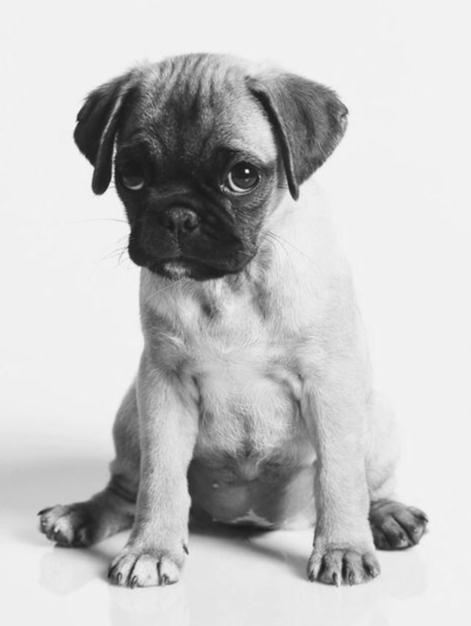
#> input picture images/puppy.png, 942 x 1251 px (shown at 1/2 size)
$ jupyter execute 'CoderDojo - Image Processing 2.ipynb'
#> lines starting #> are read from the running program, lines starting #| are printed output that depends on the picture
# CoderDojo - Obrázkové Džitsu 2

## Zpracování obrazu (image processing)

Tyto notebooky ukážou, jak je možné programovat obrázky.

# Kam se podělo štěňátko?

Neboj. Zobrazíme štěňátko (stejně jako v minulém notebooku)...

[cell 1]
import numpy as np
from IPython.core.display import display
from PIL import Image

# Reading the image
img=Image.open('../images/puppy.png')
#> img is the input picture: PIL image 942x1251 RGBA; mean R, G, B, A 195.3, 195.3, 195.3, 255

display(img)

### A trochu ho vylepšíme! Ale všechno popořadě

Velikost obrázku zjistíme pomocí atributu `img.size`:

[cell 2]
img.size
#> Out = (942, 1251)

První číslo je šířka, druhé výška. Odhadneš, jakými čísly je ohraničený pejskův obličej? Zkus změnit čísla u proměnných `top`, `left`, `bottom`, `right`. Metoda `crop()` udělá výřez.

[cell 3]
left = 230
bottom = 550
top = 240
right = 530
face = img.crop((left, top, right, bottom))
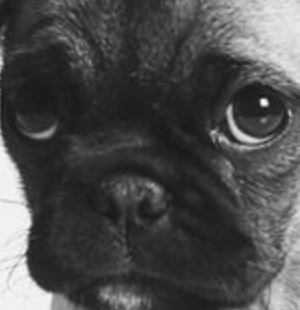
#> face: PIL image 300x310 RGBA; mean R, G, B, A 74.8, 74.8, 74.8, 255
display(face)

Minulé džitsu se týkalo barev. Tohle štěňátko je ale smutně černobílé.
### Nabarvíme štěňátko na červeno!

Šedou barvu dostaneme, když jsou hodnoty pixelu všechny stejné (když jsou všechny minimální, dostaneme černou, když jsou všechny maximální, dostaneme bílou). Všechny pixely v obrázku tedy mají trojici stejných čísel. Z minulého džitsu víme, že první v trojici je červená, nastavíme tedy první člen na maximum a ostatní necháme.

Pozor, minule jsme pracovali s `matplotlib`, kde se hodnoty RGB nastavují jako čísla od 0 do 1. Tentokrát ale používáme (pohodlnější) modul `pillow`, kde se nastavují hodnoty od 0 do 255, to znamená, že každý pixel může mít 256 různých hodnot na každém barevném kanále.

[cell 4]
red_face = np.array(face)
red_face[...,0]=255
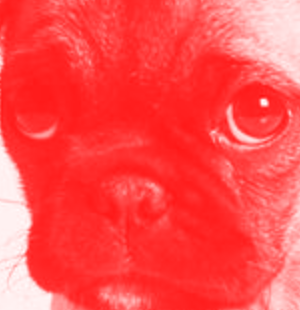
#> red_face: shape (310, 300, 4); mean R, G, B, A 255, 74.8, 74.8, 255
display(Image.fromarray(red_face))

### Chudák pes!
Zkus ještě jiné barvy. Toho dosáhneš změnou nuly v tomto řádku
        `red_face[...,0] = 255`
na jiné číslo. Protože je barva popsána třemi čísly (R, G a B), můžeš místo nuly dosadit jedničku nebo dvojku.

Hodnotám pod čísly 0, 1 a 2 se také někdy říká barevné kanály (color channels), takže máme červený kanál, zelený a modrý.

Když do kódu napíšeš dva řádky
        `red_face[...,0] = 255`
        `red_face[...,1] = 255`,
změníš dvě barvy ze tří.

Zkus všechny kombinace (0 a 1, 0 a 2, 1 a 2).<br>
Co když změníš všechny?<br>

[cell 5]
red_face = np.array(face)
red_face[...,0]=255
red_face[...,1]=255
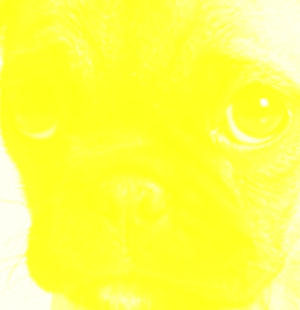
#> red_face: shape (310, 300, 4); mean R, G, B, A 255, 255, 74.8, 255
display(Image.fromarray(red_face))
